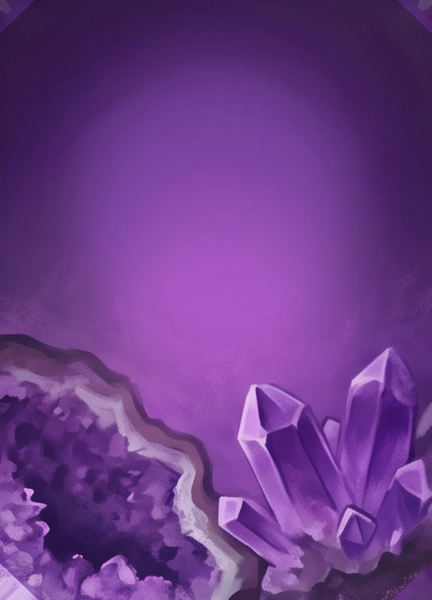
#> input picture crystal-rush/assets/ui/kit/card_amethyst.png, 432 x 600 px, given in place of part_0.png, which was not available
$ python build_buttons.py ../../assets/ui/kit/card_amethyst.png ../../assets/ui/kit/card_opal.png
#> lines starting #> are read from the running program, lines starting #| are printed output that depends on the picture; pictures that were not available may be replaced by others from this repository, and a replacement may not be noted
"""Builds the "Royal Porcelain" button skins (2x art) for assets/ui/kit from the cut parts (cut_parts.py).
    py build_buttons.py <parts_dir> <out_dir>
A body part is scaled to 2x its 1x target height, then rebuilt as [left cap | narrow middle | right cap] so the
nine-patch stretches only a plain middle; caps hold the carved ends and the chamfers. Pressed / disabled states
that the sheet lacks are derived (deeper ivory / quiet faded porcelain). Prints the kit.json entries (1x units).
"""
import sys, os, json
import numpy as np
from PIL import Image, ImageEnhance

parts, out = sys.argv[1], sys.argv[2]
os.makedirs(out, exist_ok=True)
SC = 2


def load(i):
    """A part cropped to its solid body (alpha > 200): the soft shadow under it is left out, so the face gets the
    height (the game's own frost and glow sit around buttons already)."""
    im = Image.open(os.path.join(parts, "part_%d.png" % i)).convert("RGBA")
    a = np.asarray(im)[..., 3]
    solid = Image.fromarray(((a > 200) * 255).astype(np.uint8))
    return im.crop(solid.getbbox())


def body(im, h1, cap_k, mid=8, fade=16):
    """[cap | mid | cap] at 2x of the 1x height h1; cap = cap_k x height. The middle is one averaged column of
    the plain face (the median over the body's middle 40 %, so no centre mark or light streak survives), and
    each cap's inner `fade` px blend into that column (no seam). Returns (image, cap px at 1x)."""
    h2 = h1 * SC
    w2 = round(im.width * h2 / im.height)
    a = np.asarray(im.resize((w2, h2), Image.LANCZOS)).astype(np.float32)
    cap = int(round(cap_k * h2))
    prof = np.median(a[:, int(w2 * 0.3):int(w2 * 0.7)], axis=1)            # (h2, 4)
    left = a[:, :cap].copy()
    right = a[:, w2 - cap:].copy()
    t = np.linspace(0.0, 1.0, fade)[None, :, None]
    left[:, cap - fade:] = left[:, cap - fade:] * (1 - t) + prof[:, None, :] * t
    right[:, :fade] = right[:, :fade] * t + prof[:, None, :] * (1 - t)
    middle = np.repeat(prof[:, None, :], mid, axis=1)
    o = np.concatenate([left, middle, right], axis=1)
    return Image.fromarray(np.clip(o, 0, 255).astype(np.uint8), "RGBA"), cap // SC


def pressed(im):
    a = np.asarray(im).astype(np.float32)
    rgb = a[..., :3] * np.array([0.955, 0.94, 0.915])     # a touch deeper and warmer
    return Image.fromarray(np.dstack([np.clip(rgb, 0, 255), a[..., 3]]).astype(np.uint8), "RGBA")


def disabled(im):
    g = ImageEnhance.Color(im).enhance(0.35)
    g = ImageEnhance.Contrast(g).enhance(0.75)
    a = np.asarray(g).astype(np.float32)
    rgb = a[..., :3] * 0.92 + 255 * 0.08
    return Image.fromarray(np.dstack([rgb, a[..., 3] * 0.85]).astype(np.uint8), "RGBA")


spec = {}


def save(name, im, cap1, h1, pad, expand):
    im.save(os.path.join(out, name + ".png"))
    top = int(round(h1 * 0.3))     # the gold rim, the inner line and the 45-degree cut; the face between is plain
    bot = top
    spec[name] = {"scale": SC, "margins": [cap1, top, cap1, bot], "pad": pad, "expand": expand}
    print(name, im.size, "1x", im.width // SC, "x", im.height // SC, "margins", spec[name]["margins"])


# The key CTA (ГРАТИ, Покращити): 1x body 96 tall (KitCTA.BODY_MAX).
p, c = body(load(0), 96, 0.62)
#> in load, `a = np.asarray(im)[..., 3]`: a: shape (600, 432); every value is 255
#> in body, `h2 = h1 * SC`: h2 = 192
#> in body, `w2 = round(im.width * h2 / im.height)`: w2 = 138
#> in body, `cap = int(round(cap_k * h2))`: cap = 119
#> in body, `prof = np.median(a[:, int(w2 * 0.3):int(w2 * 0.7)], axis=1)`: prof = 192 rows, first 6: [57, 29, 79, 255], [58, 30, 80, 255], [58, 29, 82, 255], [58, 29, 83, 255], [59, 30, 84, 255], [61, 31, 86, 255]
#> in body, `left[:, cap - fade:] = left[:, cap - fade:] * (1 - t) + prof[:, None, ..`: left: shape (192, 119, 4) float32; mean R, G, B, A 113.5, 63.1, 142, 255
#> in body, `right[:, :fade] = right[:, :fade] * t + prof[:, None, :] * (1 - t)`: right: shape (192, 119, 4) float32; mean R, G, B, A 113.7, 62.5, 142.9, 255
#> c = 59
save("primary", p, c, 96, [36, 10], [0, 0, 0, 0])
#| primary (246, 192) 1x 123 x 96 margins [59, 29, 59, 29]
pp, c2 = body(load(1), 96, 0.62)
#> call 2 of load, with i = 1
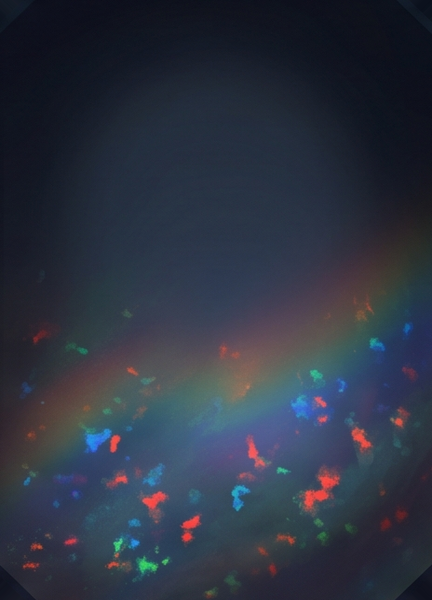
#> input picture crystal-rush/assets/ui/kit/card_opal.png, 432 x 600 px, given in place of part_1.png, which was not available
#> call 2 of body, with h1 = 96, cap_k = 0.62, mid = 8, fade = 16
#> in body (call 2), `prof = np.median(a[:, int(w2 * 0.3):int(w2 * 0.7)], axis=1)`: prof = 192 rows, first 6: [14, 17, 29, 255], [14, 18, 29, 255], [15, 18, 29, 255], [16, 19, 30, 255], [16, 19, 30, 255], [17, 20, 31, 255]
#> in body (call 2), `left[:, cap - fade:] = left[:, cap - fade:] * (1 - t) + prof[:, None, ..`: left: shape (192, 119, 4) float32; mean R, G, B, A 47.6, 55, 69.4, 255
#> in body (call 2), `right[:, :fade] = right[:, :fade] * t + prof[:, None, :] * (1 - t)`:
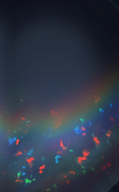
#> right: shape (192, 119, 4) float32; mean R, G, B, A 47.7, 55.6, 70.5, 255
#> in body (call 2), `o = np.concatenate([left, middle, right], axis=1)`:
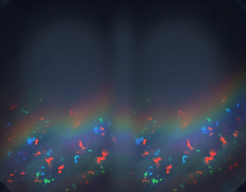
#> o: shape (192, 246, 4) float32; mean R, G, B, A 47.7, 55.5, 70.2, 255
#> c2 = 59
save("primary_pressed", pp, c2, 96, [36, 10], [0, 0, 0, 0])
#| primary_pressed (246, 192) 1x 123 x 96 margins [59, 29, 59, 29]
save("primary_disabled", disabled(p), c, 96, [36, 10], [0, 0, 0, 0])
#> in disabled, `return Image.fromarray(np.dstack([rgb, a[..., 3] * 0.85]).astype(np.ui..`:
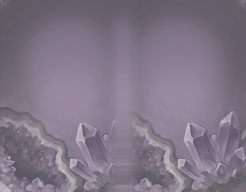
#> returned value: PIL image 246x192 RGBA; mean R, G, B, A 106, 93.7, 113, 216; transparent parts drawn white
#| primary_disabled (246, 192) 1x 123 x 96 margins [59, 29, 59, 29]
# Narrow price CTAs: the long thin part, 1x 72 tall.
q, c3 = body(load(4), 72, 0.55)
#> call 3 of body, with h1 = 72, cap_k = 0.55, mid = 8, fade = 16
#> in body (call 3), `h2 = h1 * SC`: h2 = 144
#> in body (call 3), `w2 = round(im.width * h2 / im.height)`: w2 = 104
#> in body (call 3), `cap = int(round(cap_k * h2))`: cap = 79
#> in body (call 3), `prof = np.median(a[:, int(w2 * 0.3):int(w2 * 0.7)], axis=1)`: prof = 144 rows, first 6: [14, 17, 29, 255], [15, 18, 29, 255], [16, 19, 30, 255], [16, 19, 30, 255], [17, 20, 31, 255], [17, 21, 32, 255]
#> in body (call 3), `left[:, cap - fade:] = left[:, cap - fade:] * (1 - t) + prof[:, None, ..`:
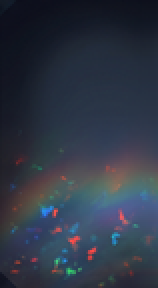
#> left: shape (144, 79, 4) float32 (shown 2 times larger); mean R, G, B, A 47.2, 55, 69.4, 255
#> in body (call 3), `right[:, :fade] = right[:, :fade] * t + prof[:, None, :] * (1 - t)`:
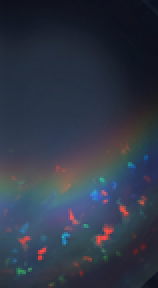
#> right: shape (144, 79, 4) float32 (shown 2 times larger); mean R, G, B, A 48, 55.7, 70.7, 255
#> in body (call 3), `o = np.concatenate([left, middle, right], axis=1)`:
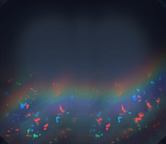
#> o: shape (144, 166, 4) float32; mean R, G, B, A 47.7, 55.7, 70.4, 255
#> c3 = 39
save("primary_compact", q, c3, 72, [24, 8], [0, 0, 0, 0])
#| primary_compact (166, 144) 1x 83 x 72 margins [39, 22, 39, 22]
# Secondary cream button: 1x 72 tall.
b, c4 = body(load(2), 72, 0.62)
#> (the run stopped early here; a loop or call above may not have finished)
